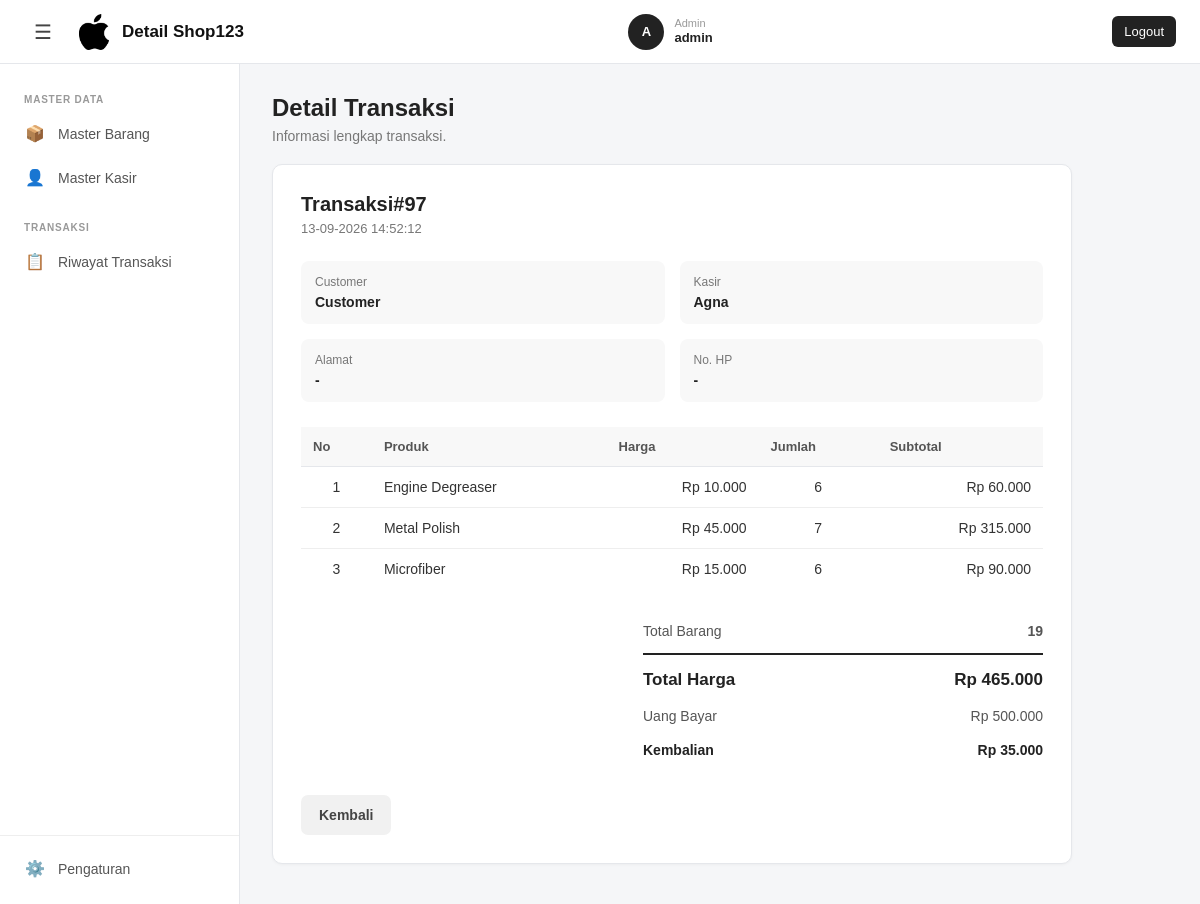
The app's page /admin/transaksi/detail-transaksi.php?id=97 (signed in) with its own data.
### tables this page shows
CREATE TABLE IF NOT EXISTS `toko` (
  `id` int NOT NULL AUTO_INCREMENT,
  `nama_toko` varchar(60) NOT NULL,
  `no_hp_toko` varchar(20) NOT NULL,
  `alamat_toko` varchar(255) NOT NULL,
  `logo_toko` varchar(255) NOT NULL,
  PRIMARY KEY (`id`)
);

CREATE TABLE IF NOT EXISTS `transaksi` (
  `id` int NOT NULL AUTO_INCREMENT,
  `kode_transaksi` varchar(20) DEFAULT NULL,
  `id_customer` int NOT NULL,
  `id_kasir` int NOT NULL,
  `total_barang` int NOT NULL DEFAULT (0),
  `total_harga` int NOT NULL DEFAULT (0),
  `uang_bayar` int NOT NULL DEFAULT (0),
  `uang_kembali` int NOT NULL DEFAULT (0),
  `tanggal` datetime NOT NULL,
  PRIMARY KEY (`id`),
  UNIQUE KEY `unique_kode_transaksi` (`kode_transaksi`),
  KEY `FK_transaksi_customer` (`id_customer`),
  KEY `FK_transaksi_kasir` (`id_kasir`),
  CONSTRAINT `FK_transaksi_customer` FOREIGN KEY (`id_customer`) REFERENCES `customer` (`id`),
  CONSTRAINT `FK_transaksi_kasir` FOREIGN KEY (`id_kasir`) REFERENCES `kasir` (`id`)
);

CREATE TABLE IF NOT EXISTS `customer` (
  `id` int NOT NULL AUTO_INCREMENT,
  `nama` varchar(60) NOT NULL,
  `alamat` varchar(255) DEFAULT NULL,
  `no_hp` varchar(15) DEFAULT NULL,
  PRIMARY KEY (`id`)
);

CREATE TABLE IF NOT EXISTS `kasir` (
  `id` int NOT NULL AUTO_INCREMENT,
  `id_users` int DEFAULT NULL,
  `nama_kasir` varchar(60) DEFAULT NULL,
  PRIMARY KEY (`id`),
  KEY `FK_kasir_users` (`id_users`),
  CONSTRAINT `FK_kasir_users` FOREIGN KEY (`id_users`) REFERENCES `users` (`id`) ON DELETE CASCADE ON UPDATE CASCADE
);

CREATE TABLE IF NOT EXISTS `detail_transaksi` (
  `id` int NOT NULL AUTO_INCREMENT,
  `id_transaksi` int NOT NULL,
  `id_barang` int NOT NULL,
  `harga_barang` int NOT NULL DEFAULT (0),
  `jumlah_barang` int NOT NULL DEFAULT (0),
  `total_harga` int NOT NULL DEFAULT (0),
  PRIMARY KEY (`id`),
  KEY `FK_detail_transaksi_transaksi` (`id_transaksi`),
  KEY `FK_detail_transaksi_barang` (`id_barang`),
  CONSTRAINT `FK_detail_transaksi_barang` FOREIGN KEY (`id_barang`) REFERENCES `barang` (`id`),
  CONSTRAINT `FK_detail_transaksi_transaksi` FOREIGN KEY (`id_transaksi`) REFERENCES `transaksi` (`id`)
);

CREATE TABLE IF NOT EXISTS `barang` (
  `id` int NOT NULL AUTO_INCREMENT,
  `nama_barang` varchar(60) NOT NULL,
  `harga_barang` int NOT NULL DEFAULT (0),
  `stok` int NOT NULL,
  `gambar` varchar(255) DEFAULT NULL,
  PRIMARY KEY (`id`)
);

### functions.php (called while the page is built, shortened)
<?php
$conn = mysqli_connect("localhost", "root", "", "transaksi");
mysqli_set_charset($conn, "utf8mb4");
function getAdminDetailTransaksi($id)
{
    global $conn;
    $id = (int) $id;
    $stmt = mysqli_prepare(
        $conn,
        "SELECT
            t.id,
            t.kode_transaksi,
            t.total_barang,
            t.total_harga,
            t.uang_bayar,
            t.uang_kembali,
            t.tanggal,
            c.nama AS nama_customer,
            c.alamat,
            c.no_hp,
            k.nama_kasir
        FROM transaksi t
        INNER JOIN customer c
            ON c.id = t.id_customer
        INNER JOIN kasir k
            ON k.id = t.id_kasir
        WHERE t.id = ?
        LIMIT 1"
    );
    mysqli_stmt_bind_param(
        $stmt,
        "i",
        $id
    );
    mysqli_stmt_execute($stmt);
    $result = mysqli_stmt_get_result($stmt);
    $transaksi = mysqli_fetch_assoc($result);
    $stmt = mysqli_prepare(
        $conn,
        "SELECT
            dt.id,
            dt.id_barang,
            dt.harga_barang,
            dt.jumlah_barang,
            dt.total_harga,
            b.nama_barang
        FROM detail_transaksi dt
        INNER JOIN barang b
            ON b.id = dt.id_barang
        WHERE dt.id_transaksi = ?
        ORDER BY dt.id ASC"
    );
    mysqli_stmt_bind_param(
        $stmt,
        "i",
        $id
    );
    mysqli_stmt_execute($stmt);
    $result = mysqli_stmt_get_result($stmt);
    $detail = [];
    while ($row = mysqli_fetch_assoc($result)) {
        $detail[] = $row;
    }
    return [
        'transaksi' => $transaksi,
        'detail' => $detail
    ];
}
function getToko()
{
    global $conn;
    $result = mysqli_query($conn, "SELECT * FROM toko LIMIT 1");
    return mysqli_fetch_assoc($result);
}

### admin/transaksi/detail-transaksi.php (the view, shortened to what this page needs)
<?php
require_once '../../functions.php';
$id = (int) ($_GET['id'] ?? 0);
$dataDetail = getAdminDetailTransaksi($id);
$transaksi = $dataDetail['transaksi'];
$detail = $dataDetail['detail'];
?>
<!DOCTYPE html>
<html lang="id">
<head>
    <link rel="stylesheet" href="/css/layout.css">
    <link rel="stylesheet" href="/css/admin-detail-transaksi.css">
</head>
<body>
    <?php include '../../components/navbar.php'; ?>
    <?php include '../../components/sidebar.php'; ?>
    <div class="page-content">
        <header class="page-header">
            <h1>Detail Transaksi</h1>
            <p>Informasi lengkap transaksi.</p>
        </header>
        <main class="page-main">
            <section class="detail-card">
                <div class="detail-header">
                    <div>
                        <h2>Transaksi#<?= $transaksi['id'] ?></h2>
                        <p><?= date('d-m-Y H:i:s', strtotime($transaksi['tanggal'])) ?></p>
                    </div>
                </div>
                <div class="info-grid">
                    <div class="info-item">
                        <span class="info-label">
                            Customer
                        </span>
                        <span class="info-value">
                            <?= htmlspecialchars($transaksi['nama_customer']) ?>
                        </span>
                    </div>
                    <div class="info-item">
                        <span class="info-label">
                            Kasir
                        </span>
                        <span class="info-value">
                            <?= htmlspecialchars($transaksi['nama_kasir']) ?>
                        </span>
                    </div>
                    <div class="info-item">
                        <span class="info-label">
                            Alamat
                        </span>
                        <span class="info-value">
                            <?= htmlspecialchars($transaksi['alamat'] ?: '-') ?>
                        </span>
                    </div>
                    <div class="info-item">
                        <span class="info-label">
                            No. HP
                        </span>
                        <span class="info-value">
                            <?= htmlspecialchars($transaksi['no_hp'] ?: '-') ?>
                        </span>
                    </div>
                </div>
                <table class="detail-table">
                    <thead>
                        <tr>
                            <th>
                                No
                            </th>
                            <th>
                                Produk
                            </th>
                            <th class="text-right">
                                Harga
                            </th>
                            <th class="text-center">
                                Jumlah
                            </th>
                            <th class="text-right">
                                Subtotal
                            </th>
                        </tr>
                    </thead>
                    <tbody>
                        <?php foreach ($detail as $index => $item): ?>
                            <tr>
                                <td class="text-center">
                                    <?= $index + 1 ?>
                                </td>
                                <td>
                                    <?= htmlspecialchars($item['nama_barang']) ?>
                                </td>
                                <td class="text-right">Rp
                                    <?= number_format($item['harga_barang'], 0, ',', '.') ?>
                                </td>
                                <td class="text-center">
                                    <?= $item['jumlah_barang'] ?>
                                </td>
                                <td class="text-right">Rp
                                    <?= number_format($item['total_harga'], 0, ',', '.') ?>
                                </td>
                            </tr>
                        <?php endforeach; ?>
                    </tbody>
                </table>
                <div class="summary">
                    <div class="summary-row">
                        <span>
                            Total Barang
                        </span>
                        <strong>
                            <?= $transaksi['total_barang'] ?>
                        </strong>
                    </div>
                    <div class="summary-row total">
                        <span>
                            Total Harga
                        </span>
                        <span>Rp
                            <?= number_format($transaksi['total_harga'], 0, ',', '.') ?>
                        </span>
                    </div>
                    <div class="summary-row">
                        <span>
                            Uang Bayar
                        </span>
                        <span>Rp
                            <?= number_format($transaksi['uang_bayar'], 0, ',', '.') ?>
                        </span>
                    </div>
                    <div class="summary-row kembalian">
                        <span>
                            Kembalian
                        </span>
                        <span>Rp
                            <?= number_format($transaksi['uang_kembali'], 0, ',', '.') ?>
                        </span>
                    </div>
                </div>
                <div class="detail-actions">
                    <a href="transaksi.php" class="button-secondary">Kembali</a>
                </div>
            </section>
        </main>
    </div>
</body>
</html>

### components/navbar.php
<?php
require_once __DIR__ . '/../functions.php';
$toko = getToko();
$nama_toko = $toko['nama_toko'] ?? 'Transaksi';
$logo_toko = $toko['logo_toko'] ?? '';
?>
<header class="navbar">
    <div class="navbar-left">
        <button
            type="button"
            class="menu-toggle"
            id="menuToggle"
            aria-label="Toggle sidebar"
        >
            ☰
        </button>
        <a class="brand">
            <?php if (!empty($logo_toko)): ?>
                <img src="/img/<?= htmlspecialchars($logo_toko); ?>" alt="Logo <?= htmlspecialchars($nama_toko); ?>" class="brand-logo">
            <?php else: ?>
                <span class="brand-logo-fallback">
                    T
                </span>
            <?php endif; ?>
            <span class="brand-text">
                <?= htmlspecialchars($nama_toko); ?>
            </span>
        </a>
    </div>
    <div class="navbar-right">
        <div class="kasir-profile">
            <div class="kasir-avatar">
                <?= strtoupper(substr($_SESSION['user']['username'], 0, 1)) ?>
            </div>
            <div class="kasir-info">
                <span class="kasir-label">
                    <?= ucfirst($_SESSION['user']['role']) ?>
                </span>
                <span class="kasir-name">
                    <?= htmlspecialchars($_SESSION['user']['username']) ?>
                </span>
            </div>
        </div>
    </div>
    <a href="/logout.php" class="logout-button">Logout</a>
</header>

### css/layout.css (style rules this page uses)
* { box-sizing: border-box; }
html, body { margin: 0; padding: 0; }
body { font-family: Arial, Helvetica, sans-serif; background: #f5f6f8; color: #222; }
.navbar { position: fixed; top: 0; left: 0; right: 0; width: 100%; height: 64px; display: flex; align-items: center; justify-content: space-between; padding: 0 24px; background: #ffffff; border-bottom: 1px solid #e5e7eb; z-index: 1000; position: fixed !important; }
.navbar-left { display: flex; align-items: center; gap: 14px; }
.menu-toggle { width: 38px !important; height: 38px; display: flex; align-items: center; justify-content: center; padding: 0 !important; border: none; border-radius: 7px; background: transparent !important; color: #444 !important; font-size: 20px !important; cursor: pointer; }
.brand { display: flex; align-items: center; gap: 10px; color: #222; text-decoration: none; }
.brand-text { font-size: 18px; font-weight: 700; }
.navbar-right { display: flex; align-items: center; }
.kasir-profile { display: flex; align-items: center; gap: 10px; }
.kasir-avatar { width: 36px; height: 36px; display: flex; align-items: center; justify-content: center; border-radius: 50%; background: #222; color: #fff; font-size: 13px; font-weight: 700; }
.kasir-info { display: flex; flex-direction: column; line-height: 1.2; }
.kasir-label { color: #999; font-size: 11px; }
.kasir-name { color: #222; font-size: 13px; font-weight: 600; }
.page-content { min-height: 100vh; margin-left: 240px; padding-top: 64px; transition: margin-left 0.25s ease; }
.logout-button { margin-left: 15px; padding: 8px 12px; border-radius: 6px; background: #222; color: #fff; text-decoration: none; font-size: 13px; }
.brand { display: flex; align-items: center; gap: 10px; text-decoration: none; color: #111; }
.brand-logo { width: 36px; height: 36px; object-fit: contain; border-radius: 6px; }
.brand-text { font-size: 17px; font-weight: 700; }
.page-header { padding: 30px 32px 20px; }
.page-header h1 { margin: 0 0 6px; font-size: 24px; font-weight: 700; color: #222; }
.page-header p { margin: 0; font-size: 14px; color: #777; }
.page-main { padding: 0 32px 40px; }
.page-main > section { width: 100%; max-width: 800px; padding: 28px; background: #fff; border: 1px solid #e5e7eb; border-radius: 10px; box-shadow: 0 1px 3px rgba(0, 0, 0, 0.04); }
.button-primary, .button-secondary { display: inline-flex; align-items: center; justify-content: center; min-height: 40px; padding: 10px 18px; border: none; border-radius: 7px; font-size: 14px; font-weight: 600; text-decoration: none; cursor: pointer; transition: 0.2s ease; }
.button-secondary { background: #f1f1f1; color: #444; }

### css/admin-detail-transaksi.css (style rules this page uses)
.detail-card { width: 100%; max-width: 900px; padding: 28px; background: #fff; border: 1px solid #e5e7eb; border-radius: 10px; box-shadow: 0 1px 3px rgba(0, 0, 0, 0.04); }
.detail-header { display: flex; align-items: center; justify-content: space-between; gap: 20px; margin-bottom: 25px; }
.detail-header h2 { margin: 0 0 5px; font-size: 20px; }
.detail-header p { margin: 0; color: #777; font-size: 13px; }
.info-grid { display: grid; grid-template-columns: repeat(2, 1fr); gap: 15px; margin-bottom: 25px; }
.info-item { padding: 14px; background: #f8f8f8; border-radius: 8px; }
.info-label { display: block; margin-bottom: 5px; color: #777; font-size: 12px; }
.info-value { display: block; color: #222; font-size: 14px; font-weight: 600; }
.detail-table { width: 100%; border-collapse: collapse; font-size: 14px; }
.detail-table th { padding: 12px; background: #f8f8f8; border-bottom: 1px solid #e5e7eb; color: #555; font-size: 13px; text-align: left; }
.detail-table td { padding: 12px; border-bottom: 1px solid #eee; color: #333; }
.detail-table tr:last-child td { border-bottom: none; }
.text-right { text-align: right; }
.text-center { text-align: center; }
.summary { max-width: 400px; margin: 25px 0 0 auto; }
.summary-row { display: flex; align-items: center; justify-content: space-between; gap: 20px; padding: 9px 0; color: #555; font-size: 14px; }
.summary-row.total { padding-top: 15px; margin-top: 5px; border-top: 2px solid #222; color: #222; font-size: 17px; font-weight: 700; }
.summary-row.kembalian { color: #222; font-weight: 600; }
.detail-actions { display: flex; gap: 10px; margin-top: 28px; }

### records on screen
toko: logo_toko (picture), nama_toko "Detail Shop123"
transaksi: id "97", tanggal "13-09-2026 14:52:12", id_customer.nama "Customer", id_kasir.nama_kasir "Agna", id_customer.alamat "-", id_customer.no_hp "-", total_barang "19", total_harga "465.000", uang_bayar "500.000", uang_kembali "35.000"
detail_transaksi: id_barang.nama_barang "Engine Degreaser", harga_barang "10.000", jumlah_barang "6", total_harga "60.000"
detail_transaksi: id_barang.nama_barang "Metal Polish", harga_barang "45.000", jumlah_barang "7", total_harga "315.000"
detail_transaksi: id_barang.nama_barang "Microfiber", harga_barang "15.000", jumlah_barang "6", total_harga "90.000"

### other values on screen
substr($_SESSION['user']['username'], 0, 1) "A"
$_SESSION['user']['role'] "Admin"
$_SESSION['user']['username'] "admin"
